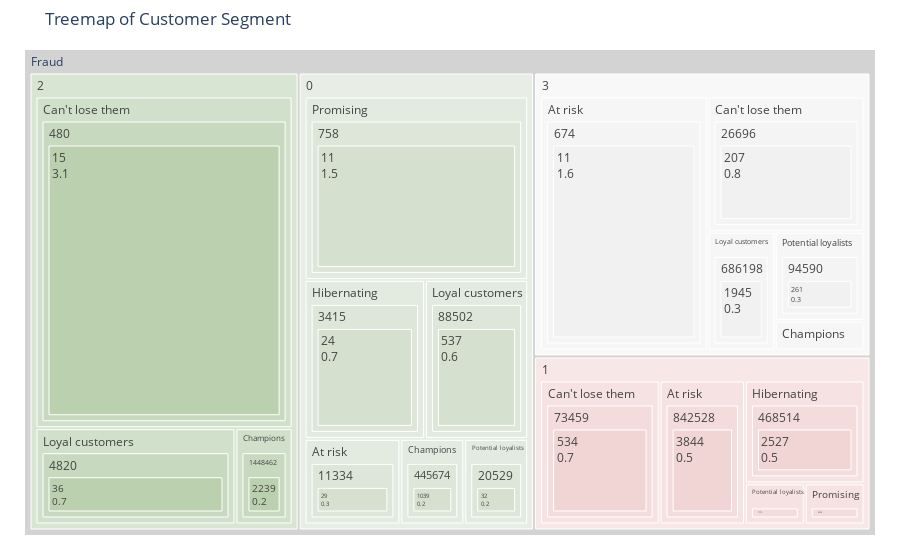

Source (notebook cell):
### Code cell
# Aggregate data by each customer
fig6 = rfm.groupby(['Cluster', 'Segment']).agg({'user_id': lambda x: x.count(), 'Product': lambda x: x.sum(), 'n': lambda x: x.sum()}).reset_index()

# Rename columns
fig6.rename(columns={'user_id': 'Count','Product' : 'tprod','n' : 'nsum'}, inplace=True)
fig6['percent'] = (fig6['nsum'] / fig6['tprod']) * 100
fig6['percent'] = fig6['percent'].round(1)

fig6.head()
colors=['#bad0af','#d5e0cf','#f1f1f1','#f1d4d4'] #color palette
import plotly.express as px
fig = px.treemap(fig6, path=[px.Constant("Fraud"), 'Cluster', 'Segment', 'tprod','nsum'], values='percent'
                ,title="Treemap of Customer Segment")
fig.update_traces(root_color="lightgrey")
fig.update_layout(margin = dict(t=50, l=25, r=25, b=25))

fig.update_layout(
    treemapcolorway = colors, #defines the colors in the treemap
    margin = dict(t=50, l=25, r=25, b=25))

fig.data[0].textinfo = 'label+text+value'
fig.show()

### Figure 1 — Plotly figure (JSON) as saved in the notebook; plotly's stock layout.template omitted (floating-point values rounded to 4 significant figures)
{"data": [{"branchvalues": "total", "domain": {"x": [0, 1], "y": [0, 1]}, "hovertemplate": "labels=%{label}<br>percent=%{value}<br>parent=%{parent}<br>id=%{id}<extra></extra>", "ids": ["Fraud/1/Price Sensitive/4/0", "Fraud/1/Loyal customers/32/0", "Fraud/2/At risk/56/0", "Fraud/2/Potential loyalists/78/0", "Fraud/0/Price Sensitive/150/0", "Fraud/3/Price Sensitive/308/0", "Fraud/0/Can't lose them/786/0", "Fraud/3/Promising/1227/0", "Fraud/1/Promising/3478/2", "Fraud/1/Potential loyalists/7775/4", "Fraud/3/At risk/674/11", "Fraud/0/Promising/758/11", "Fraud/2/Can't lose them/480/15", "Fraud/0/Hibernating/3415/24", "Fraud/0/At risk/11334/29", "Fraud/0/Potential loyalists/20529/32", "Fraud/2/Loyal customers/4820/36", "Fraud/3/Can't lose them/26696/207", "Fraud/3/Potential loyalists/94590/261", "Fraud/1/Can't lose them/73459/534", "Fraud/0/Loyal customers/88502/537", "Fraud/3/Champions/1165197/842", "Fraud/0/Champions/445674/1039", "Fraud/3/Loyal customers/686198/1945", "Fraud/2/Champions/1448462/2239", "Fraud/1/Hibernating/468514/2527", "Fraud/1/At risk/842528/3844", "Fraud/1/Price Sensitive/4", "Fraud/1/Loyal customers/32", "Fraud/2/At risk/56", "Fraud/2/Potential loyalists/78", "Fraud/0/Price Sensitive/150", "Fraud/3/Price Sensitive/308", "Fraud/2/Can't lose them/480", "Fraud/3/At risk/674", "Fraud/0/Promising/758", "Fraud/0/Can't lose them/786", "Fraud/3/Promising/1227", "Fraud/0/Hibernating/3415", "Fraud/1/Promising/3478", "Fraud/2/Loyal customers/4820", "Fraud/1/Potential loyalists/7775", "Fraud/0/At risk/11334", "Fraud/0/Potential loyalists/20529", "Fraud/3/Can't lose them/26696", "Fraud/1/Can't lose them/73459", "Fraud/0/Loyal customers/88502", "Fraud/3/Potential loyalists/94590", "Fraud/0/Champions/445674", "Fraud/1/Hibernating/468514", "Fraud/3/Loyal customers/686198", "Fraud/1/At risk/842528", "Fraud/3/Champions/1165197", "Fraud/2/Champions/1448462", "Fraud/0/At risk", "Fraud/1/At risk", "Fraud/2/At risk", "Fraud/3/At risk", "Fraud/0/Can't lose them", "Fraud/1/Can't lose them", "Fraud/2/Can't lose them", "Fraud/3/Can't lose them", "Fraud/0/Champions", "Fraud/2/Champions", "Fraud/3/Champions", "Fraud/0/Hibernating", "Fraud/1/Hibernating", "Fraud/0/Loyal customers", "Fraud/1/Loyal customers", "Fraud/2/Loyal customers", "Fraud/3/Loyal customers", "Fraud/0/Potential loyalists", "Fraud/1/Potential loyalists", "Fraud/2/Potential loyalists", "Fraud/3/Potential loyalists", "Fraud/0/Price Sensitive", "Fraud/1/Price Sensitive", "Fraud/3/Price Sensitive", "Fraud/0/Promising", "Fraud/1/Promising", "Fraud/3/Promising", "Fraud/0", "Fraud/1", "Fraud/2", "Fraud/3", "Fraud"], "labels": ["0", "0", "0", "0", "0", "0", "0", "0", "2", "4", "11", "11", "15", "24", "29", "32", "36", "207", "261", "534", "537", "842", "1039", "1945", "2239", "2527", "3844", "4", "32", "56", "78", "150", "308", "480", "674", "758", "786", "1227", "3415", "3478", "4820", "7775", "11334", "20529", "26696", "73459", "88502", "94590", "445674", "468514", "686198", "842528", "1165197", "1448462", "At risk", "At risk", "At risk", "At risk", "Can't lose them", "Can't lose them", "Can't lose them", "Can't lose them", "Champions", "Champions", "Champions", "Hibernating", "Hibernating", "Loyal customers", "Loyal customers", "Loyal customers", "Loyal customers", "Potential loyalists", "Potential loyalists", "Potential loyalists", "Potential loyalists", "Price Sensitive", "Price Sensitive", "Price Sensitive", "Promising", "Promising", "Promising", "0", "1", "2", "3", "Fraud"], "name": "", "parents": ["Fraud/1/Price Sensitive/4", "Fraud/1/Loyal customers/32", "Fraud/2/At risk/56", "Fraud/2/Potential loyalists/78", "Fraud/0/Price Sensitive/150", "Fraud/3/Price Sensitive/308", "Fraud/0/Can't lose them/786", "Fraud/3/Promising/1227", "Fraud/1/Promising/3478", "Fraud/1/Potential loyalists/7775", "Fraud/3/At risk/674", "Fraud/0/Promising/758", "Fraud/2/Can't lose them/480", "Fraud/0/Hibernating/3415", "Fraud/0/At risk/11334", "Fraud/0/Potential loyalists/20529", "Fraud/2/Loyal customers/4820", "Fraud/3/Can't lose them/26696", "Fraud/3/Potential loyalists/94590", "Fraud/1/Can't lose them/73459", "Fraud/0/Loyal customers/88502", "Fraud/3/Champions/1165197", "Fraud/0/Champions/445674", "Fraud/3/Loyal customers/686198", "Fraud/2/Champions/1448462", "Fraud/1/Hibernating/468514", "Fraud/1/At risk/842528", "Fraud/1/Price Sensitive", "Fraud/1/Loyal customers", "Fraud/2/At risk", "Fraud/2/Potential loyalists", "Fraud/0/Price Sensitive", "Fraud/3/Price Sensitive", "Fraud/2/Can't lose them", "Fraud/3/At risk", "Fraud/0/Promising", "Fraud/0/Can't lose them", "Fraud/3/Promising", "Fraud/0/Hibernating", "Fraud/1/Promising", "Fraud/2/Loyal customers", "Fraud/1/Potential loyalists", "Fraud/0/At risk", "Fraud/0/Potential loyalists", "Fraud/3/Can't lose them", "Fraud/1/Can't lose them", "Fraud/0/Loyal customers", "Fraud/3/Potential loyalists", "Fraud/0/Champions", "Fraud/1/Hibernating", "Fraud/3/Loyal customers", "Fraud/1/At risk", "Fraud/3/Champions", "Fraud/2/Champions", "Fraud/0", "Fraud/1", "Fraud/2", "Fraud/3", "Fraud/0", "Fraud/1", "Fraud/2", "Fraud/3", "Fraud/0", "Fraud/2", "Fraud/3", "Fraud/0", "Fraud/1", "Fraud/0", "Fraud/1", "Fraud/2", "Fraud/3", "Fraud/0", "Fraud/1", "Fraud/2", "Fraud/3", "Fraud/0", "Fraud/1", "Fraud/3", "Fraud/0", "Fraud/1", "Fraud/3", "Fraud", "Fraud", "Fraud", "Fraud", ""], "root": {"color": "lightgrey"}, "textinfo": "label+text+value", "type": "treemap", "values": [0, 0, 0, 0, 0, 0, 0, 0, 0.1, 0.1, 1.6, 1.5, 3.1, 0.7, 0.3, 0.2, 0.7, 0.8, 0.3, 0.7, 0.6, 0.1, 0.2, 0.3, 0.2, 0.5, 0.5, 0, 0, 0, 0, 0, 0, 3.1, 1.6, 1.5, 0, 0, 0.7, 0.1, 0.7, 0.1, 0.3, 0.2, 0.8, 0.7, 0.6, 0.3, 0.2, 0.5, 0.3, 0.5, 0.1, 0.2, 0.3, 0.5, 0, 1.6, 0, 0.7, 3.1, 0.8, 0.2, 0.2, 0.1, 0.7, 0.5, 0.6, 0, 0.7, 0.3, 0.2, 0.1, 0, 0.3, 0, 0, 0, 1.5, 0.1, 0, 3.5, 1.9, 4, 3.1, 12.5]}], "layout": {"legend": {"tracegroupgap": 0}, "margin": {"b": 25, "l": 25, "r": 25, "t": 50}, "title": {"text": "Treemap of Customer Segment"}, "treemapcolorway": ["#bad0af", "#d5e0cf", "#f1f1f1", "#f1d4d4"]}}
